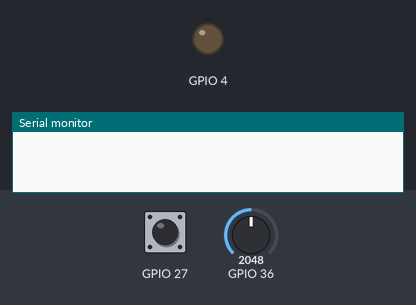
A program run on a simulated ESP32. Shown: output pins drawn as LEDs (lit = HIGH), the last lines printed to the serial monitor. The test bench sets the inputs (shaded band); at power-on: GPIO 27 HIGH, GPIO 36 = 2048.

Above: at 1.2 s.
1.3 s: GPIO 27 pulled LOW for 0.15 s
2.9 s: GPIO 36 set to 2156
4.4 s: GPIO 36 set to 2253
At 5.2 s:
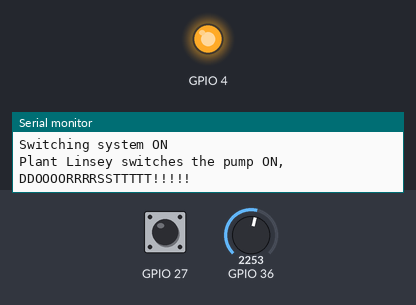
5.9 s: GPIO 27 pulled LOW for 1 s
At 7.0 s:
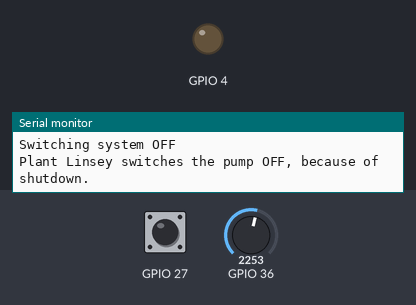
8.4 s: GPIO 27 pulled LOW for 3.2 s
At 9.6 s:
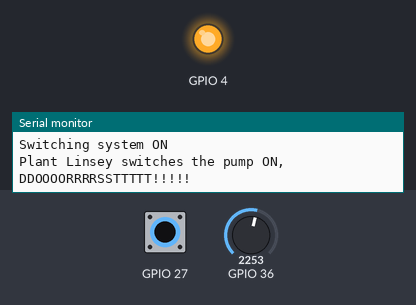
Timing chart, 0 to 11.4 s (numbered marks = the images above; inputs shaded):
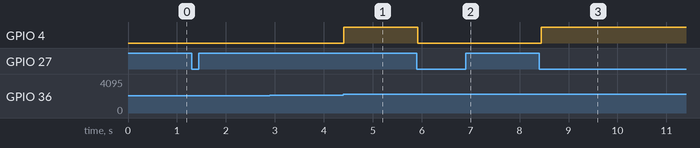

The program:

main.cpp
```cpp
// testing
#include "Button.hpp"
#include "CapacitiveSoilMoistureSensorv2.0.hpp"
#include "Plant.hpp"
#include "UnderWaterPump.hpp"
#include <Arduino.h>
#include <vector>

#define ANALOG_READ_MOISTURE 36
#define MOISTURE_MIN 1000 // wet
#define MOISTURE_MAX 3000 // dry

#define DIGITAL_WRITE_PUMP 4

#define DIGITAL_IN_BUTTON 27

auto moistureSensor = CapacitiveSoilMoistureSensor(ANALOG_READ_MOISTURE,
                                                   MOISTURE_MIN, MOISTURE_MAX);
auto pump = UnderWaterPump(DIGITAL_WRITE_PUMP);
auto button = Button(DIGITAL_IN_BUTTON);

auto Linsey = Plant("Linsey", pump, moistureSensor);

void setup() { Serial.begin(9600); }

void loop() {
  if (button.isSystemSwitchedOn()) {
    Linsey.waterIfRequired();
  } else {
    Linsey.shutDown();
  }
  delay(100);
}
```

Button.hpp
```cpp
#pragma once

class Button {
public:
  Button(int pin);
  bool isSystemSwitchedOn();
  bool readSensor();

private:
  int pin;
  bool switchedOn;
  bool lastButton;
};
```

CapacitiveSoilMoistureSensorv2.0.hpp
```cpp
#pragma once

class CapacitiveSoilMoistureSensor {

public:
  CapacitiveSoilMoistureSensor(int pin, int minSensorValue, int maxSensorValue);
  int getSensorValue();
  float getMoisturePercentage();

private:
  int pin;
  int minSensorValue;
  int maxSensorValue;
};
```

Plant.hpp
```cpp
#pragma once

#include "CapacitiveSoilMoistureSensorv2.0.hpp"
#include "UnderWaterPump.hpp"
#include <string>

class Plant {

public:
  Plant(std::string name, UnderWaterPump &pump,
        CapacitiveSoilMoistureSensor &moistureSensor); // replace with interface
  void waterIfRequired();
  void shutDown();

private:
  bool needsWatering();
  void turnWateringOn();
  void turnWateringOff();
  int minimalMoisturePercentage;
  std::string name;
  UnderWaterPump pump;
  CapacitiveSoilMoistureSensor moistureSensor;
};
```

UnderWaterPump.hpp
```cpp
#pragma once

class UnderWaterPump {
  enum class PumpState { ON, OFF };

public:
  UnderWaterPump(int pin);
  void on();
  void off();
  bool isPumpOn() const;

private:
  int pin;
  PumpState pumpState;
};
```

Button.cpp
```cpp
#include "Button.hpp"
#include <Arduino.h>

Button::Button(int pin) : pin(pin) {
  pinMode(pin, INPUT_PULLUP);

  switchedOn = false;
  lastButton = true;
}

bool Button::readSensor() { return digitalRead(pin); }

bool Button::isSystemSwitchedOn() {
  bool button_not_pressed = readSensor();
  if (!button_not_pressed && lastButton != button_not_pressed) {
    switchedOn = !switchedOn;
    if (switchedOn) {
      Serial.println("Switching system ON");
    } else {
      Serial.println("Switching system OFF");
    }
  }
  lastButton = button_not_pressed;
  return switchedOn;
}
```

CapacitiveSoilMoistureSensorv2.0.cpp
```cpp
#include "CapacitiveSoilMoistureSensorv2.0.hpp"
#include <Arduino.h>

CapacitiveSoilMoistureSensor::CapacitiveSoilMoistureSensor(int pin,
                                                           int minSensorValue,
                                                           int maxSensorValue)
    : pin(pin), minSensorValue(minSensorValue), maxSensorValue(maxSensorValue) {
  // assert min < max
}

int CapacitiveSoilMoistureSensor::getSensorValue() {
  // todo assert pin is set
  return analogRead(pin);
}

float CapacitiveSoilMoistureSensor::getMoisturePercentage() {
  // todo assert pmin, max is set
  float calibratedSensorValue = getSensorValue() - minSensorValue;
  float percentage =
      calibratedSensorValue / (maxSensorValue - minSensorValue) * 100;

  // todo warning if <0 or >100
  if (percentage < 0) {
    percentage = 0;
  } else if (percentage >= 100) {
    percentage = 100;
  }
  percentage = 100 - percentage;
  return percentage;
}
```

Plant.cpp
```cpp
#include "Plant.hpp"
#include <Arduino.h>

Plant::Plant(std::string name, UnderWaterPump &pump,
             CapacitiveSoilMoistureSensor &moistureSensor)
    : name(name), pump(pump), moistureSensor(moistureSensor),
      minimalMoisturePercentage(40) {}

void Plant::waterIfRequired() {
  if (needsWatering()) {
    turnWateringOn();
  } else {
    turnWateringOff();
  }
}

void Plant::shutDown() {
  if (pump.isPumpOn()) {
    Serial.println(
        ("Plant " + name + " switches the pump OFF, because of shutdown.")
            .c_str());
    pump.off();
  }
}

bool Plant::needsWatering() {
  auto moisturePercentage = moistureSensor.getMoisturePercentage();
  return (moisturePercentage < minimalMoisturePercentage);
}

void Plant::turnWateringOn() {
  if (!pump.isPumpOn()) {
    Serial.println(
        ("Plant " + name + " switches the pump ON, DDOOOORRRRSSTTTTT!!!!!")
            .c_str());
    pump.on();
  }
}
void Plant::turnWateringOff() {
  if (pump.isPumpOn()) {
    Serial.println(("Plant " + name +
                    " switches the pump OFF, ground is sufficently saturated.")
                       .c_str());
    pump.off();
  }
}
```

UnderWaterPump.cpp
```cpp
#include "UnderWaterPump.hpp"
#include <Arduino.h>

UnderWaterPump::UnderWaterPump(int pin) : pin(pin), pumpState(PumpState::OFF) {
  pinMode(pin, OUTPUT);
}

void UnderWaterPump::on() {
  // todo assert pin is set
  digitalWrite(pin, HIGH);
  pumpState = PumpState::ON;
}

void UnderWaterPump::off() {
  // todo assert pin is set
  digitalWrite(pin, LOW);
  pumpState = PumpState::OFF;
}

bool UnderWaterPump::isPumpOn() const {
  if (pumpState == PumpState::ON) {
    return true;
  } else if (pumpState == PumpState::OFF) {
    return false;
  }
  // todo check no third state
  return false;
}
```

Measured:
- the behaviour switches between 2199 and 2200 on GPIO 36 (found by bisection; images 0 and 1)
- after the input at 2.9 s, every drawn part: stays the same
- after the input at 4.4 s, GPIO 4: LOW → HIGH at once
- after the input at 5.9 s, GPIO 4: HIGH → LOW at once
- after the input at 8.4 s, GPIO 4: LOW → HIGH at once
